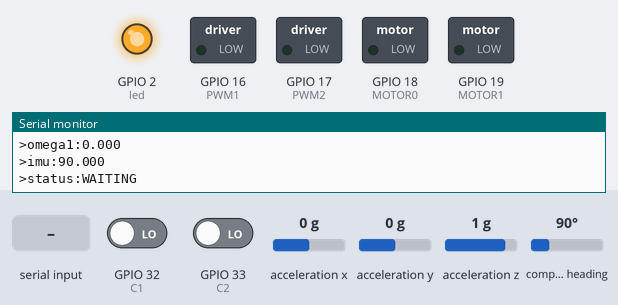
Recording of a program running on a simulated ESP32. On the bench: switched loads named in the program (green lamp = pin HIGH), output pins drawn as LEDs (lit = HIGH), the last lines printed to the serial monitor. The inputs (shaded band) are chosen by the test bench; at power-on: GPIO 33 (C2) LOW, GPIO 32 (C1) LOW, acceleration x 0 g, acceleration y 0 g, acceleration z 1 g, compass heading 90°.

Above: at 3.2 s.
3.3 s: "1\n" received over Serial
At 3.59 s:
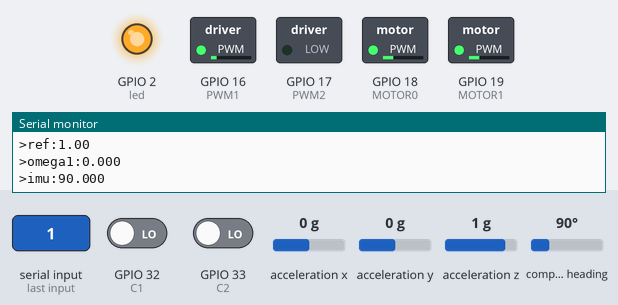
6.3 s: "0\n" received over Serial
At 7.4 s:
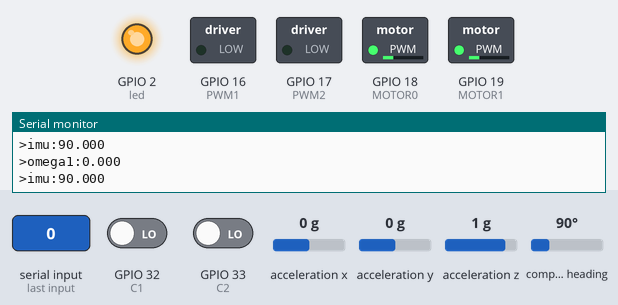
7.8 s: GPIO 33 (C2) driven HIGH
At 7.97 s:
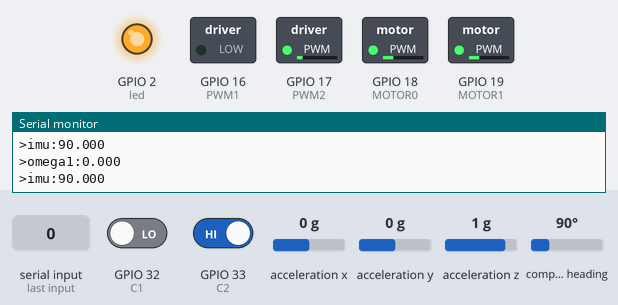
10.8 s: GPIO 33 (C2) driven LOW
At 12.2 s:
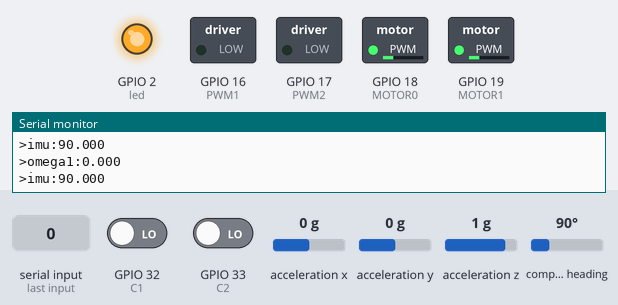
Timing chart, 0 to 13.3 s (numbered marks = the images above; inputs shaded):
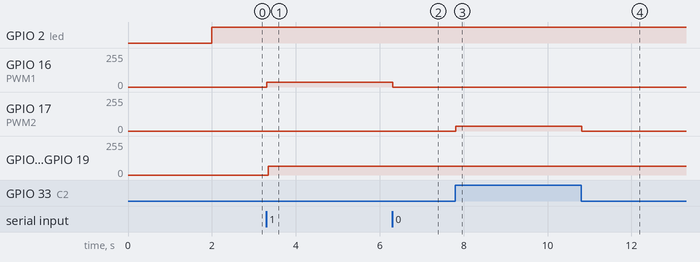

Measured:
- after the input at 3.3 s, GPIO 16 (PWM1): 0/255 → 35/255 at once; GPIO 18 (MOTOR0), GPIO 19 (MOTOR1): 0/255 → 64/255 at once
- after the input at 6.3 s, GPIO 16 (PWM1): 35/255 → 0/255 at once
- after the input at 7.8 s, GPIO 17 (PWM2): 0/255 → 35/255 at once
- after the input at 10.8 s, GPIO 17 (PWM2): 35/255 → 0/255 at once

The program:

main.cpp
```cpp
#include <Arduino.h>
#include <math.h>
#include "esp_timer.h"
#include <Wire.h>
#include <Adafruit_Sensor.h>
#include <Adafruit_BNO055.h>
#include <utility/imumaths.h>
#include "esp_system.h"

Adafruit_BNO055 bno = Adafruit_BNO055(55);

const int C1 = 32; // Entrada de la señal A del encoder.
const int C2 = 33; // Entrada de la señal B del encoder.
const int PWM1 = 16;
const int PWM2 = 17;
const int MOTOR0 = 18; // IZQUIERDA (propulsión, sin encoder)
const int MOTOR1 = 19; // DERECHA (propulsión, sin encoder)
int led = 2;


volatile int  n    = 0;
volatile byte ant  = 0;
volatile byte act  = 0;

unsigned long lastTime = 0;      // Tiempo anterior (cálculo de P)
unsigned long sampleTime = 10;   // ms para P (posición)

double P = 0;        // Posición (°) del motor con encoder → se envía como >delta:
double R = 35020;    // PPR*reductor*4
double steering = 0.0;      // Referencia de posición (°) por serial (double soporta decimales)
double pwm = 0;
int pwm0 = 0;

// --- Telemetría no intrusiva ---
static uint32_t last_tx = 0;     // marca de tiempo para envío periódico
volatile float imu_x_deg = 0.0f; // BNO055 X (°) → >imu:

// --- NUEVO: bandera de “ya hay referencia” ---
static bool has_ref = false;

// --- Parser de un número con signo y decimales ---
static bool readNumberFromSerial(double &outValue) {
  if (imu_x_deg > 179 && imu_x_deg < 181){
      double v = 0.0;
      outValue = v;
      return true;
  }
  else{
    static char buf[24];
    static uint8_t idx = 0;
    bool has_dot = false;

    while (Serial.available() > 0) {
      char c = (char)Serial.read();

      if (c == '\r') continue;
      if (c == '\n') {
        buf[idx] = '\0';
        if (idx == 0) return false;
        char *endptr = nullptr;
        double v = strtod(buf, &endptr);
        idx = 0;
        if (endptr != buf) { outValue = v; return true; }
        else return false;
      }

      if (idx < sizeof(buf) - 1) {
        if ((c >= '0' && c <= '9') ||
            ((c == '-' || c == '+') && idx == 0) ||
            (c == '.' && !has_dot)) {
          if (c == '.') has_dot = true;
          buf[idx++] = c;
        } else {
          // ignora caracteres no válidos
        }
      } else {
        idx = 0; // overflow: resetea
      }
    }
    return false;
  }
}
// Encoder precisión cuádruple.
void encoderReading(void)
{
  ant = act;

  if (digitalRead(C1)) bitSet(act,1); else bitClear(act,1);
  if (digitalRead(C2)) bitSet(act,0); else bitClear(act,0);

  if (n < R) {
    if (ant == 2 && act == 0) n++;
    if (ant == 0 && act == 1) n++;
    if (ant == 3 && act == 2) n++;
    if (ant == 1 && act == 3) n++;
  } else { n = 0; }

  if (n > -R) {
    if (ant == 1 && act == 0) n--;
    if (ant == 3 && act == 1) n--;
    if (ant == 0 && act == 2) n--;
    if (ant == 2 && act == 3) n--;
  } else { n = 0; }
}

void steer(float d){
  if (d <= 50.0 && d >= -45.0) {
    if (P > d){
      analogWrite(PWM1, 0); // retrocede o derecha
      analogWrite(PWM2, 35);
      delay(40);
      analogWrite(PWM1, 0);
      analogWrite(PWM2, 0);

      if (P >= -2 && P <= 2) {
        analogWrite(MOTOR1, 64);
        analogWrite(MOTOR0, 64);
      }
      if (P < -2) {
        analogWrite(MOTOR1, 32);
        analogWrite(MOTOR0, 64);
      }
      if (P > 2) {
        analogWrite(MOTOR1, 64);
        analogWrite(MOTOR0, 32);
      }
    }
    else if (P <= d){
      if (P > d - 0.7 ){
        analogWrite(PWM1, 0); // para
        analogWrite(PWM2, 0);
      } else {
        analogWrite(PWM1, 35);  // avance o izquierda
        analogWrite(PWM2, 0);
        delay(40);
        analogWrite(PWM1, 0);
        analogWrite(PWM2, 0);
      }

      if (P >= -2 && P <= 2) {
        analogWrite(MOTOR1, 64);
        analogWrite(MOTOR0, 64);
      }
      if (P < -2) {
        analogWrite(MOTOR1, 32);
        analogWrite(MOTOR0, 64);
      }
      if (P > 2) {
        analogWrite(MOTOR1, 64);
        analogWrite(MOTOR0, 32);
      }
    }
    else {
      analogWrite(PWM1, 0);
      analogWrite(PWM2, 0);

    }
  } else {
    // fuera de rango permitido → seguridad: todo a cero
    analogWrite(PWM1, 0);
    analogWrite(PWM2, 0);
    analogWrite(MOTOR0, 0);
    analogWrite(MOTOR1, 0);
  }
}

void setup(void)
{
  delay(1000);
  Serial.begin(921600);
  Serial.setTimeout(10); // evitar bloqueos en timeouts de lectura

  if(!bno.begin())
  {
    Serial.println("No BNO055 detected!");
    while(1);
  }
  delay(1000);
  bno.setExtCrystalUse(true);

  pinMode(led, OUTPUT);

  pinMode(C1, INPUT);
  pinMode(C2, INPUT);
  pinMode(PWM1, OUTPUT);
  pinMode(PWM2, OUTPUT);
  pinMode(MOTOR0, OUTPUT);
  pinMode(MOTOR1, OUTPUT);

  // --- NUEVO: motores en cero al arrancar ---
  analogWrite(PWM1, 0);
  analogWrite(PWM2, 0);
  analogWrite(MOTOR0, 0);
  analogWrite(MOTOR1, 0);

  attachInterrupt(digitalPinToInterrupt(C1), encoderReading, CHANGE);
  attachInterrupt(digitalPinToInterrupt(C2), encoderReading, CHANGE);

  Serial.println(">status:WAITING_FIRST_REF"); // info de arranque
}

void loop(void)
{
  // --- Leer número por serial y actualizar d ---
  double val;

  if (readNumberFromSerial(val)) {
    steering = val;
    if (!has_ref) {
      has_ref = true;                       // --- NUEVO ---
      Serial.println(">status:REF_ACQUIRED");
    }
    Serial.print(">ref:"); Serial.println(steering, 2);
  }

  // 1) IMU (no bloqueante) → guardar X para telemetría
  sensors_event_t event;
  if (bno.getEvent(&event)) {
    imu_x_deg = event.orientation.x;   // Se enviará como >imu:
  }

  // 2) LED “alive”
  digitalWrite(led, HIGH);

  // 3) Actualizar P (cada sampleTime ms), SIN imprimir aquí
  if (millis() - lastTime >= sampleTime || lastTime == 0)
  {
    lastTime = millis();
    P = (n * 360.0) / R;   // Se enviará como >delta:
  }

  // 4) Control SOLO si ya hubo primera referencia
  if (has_ref) {
    // *** TU LÓGICA DE DIRECCIÓN Y PROPULSIÓN SE MANTIENE ***
    //    VALORES NEGATIVOS GIRA DERECHA, VALORES POSITIVOS GIRA IZQUIERDA
    steer(steering);

    if (imu_x_deg > 179 && imu_x_deg < 181){
      if (P <= 1 && P >= -1){
        esp_restart();
      }
    }

  } else {
    // --- NUEVO: sin referencia aún → mantener todo quieto
    analogWrite(PWM1, 0);
    analogWrite(PWM2, 0);
    analogWrite(MOTOR0, 0);
    analogWrite(MOTOR1, 0);
  }

  // 5) Telemetría ligera cada ~200 ms
  static uint32_t last_dbg = 0;
  uint32_t now = millis();
  if (now - last_dbg >= 200) {
    last_dbg = now;
    Serial.print(">omega1:"); Serial.println(P, 3);
    Serial.print(">imu:");    Serial.println(imu_x_deg, 3);
    if (!has_ref) Serial.println(">status:WAITING");
  }
}
```
